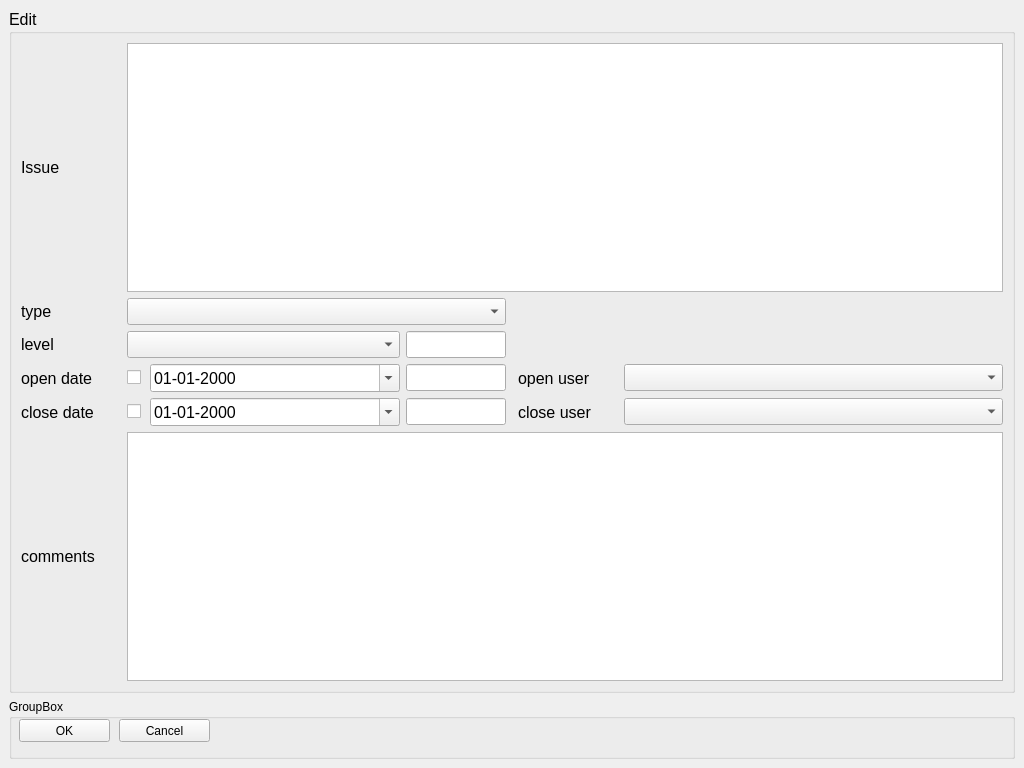
<?xml version="1.0" encoding="UTF-8"?>
<ui version="4.0">
 <class>trackedit</class>
 <widget class="QMainWindow" name="trackedit">
  <property name="geometry">
   <rect>
    <x>0</x>
    <y>0</y>
    <width>1024</width>
    <height>768</height>
   </rect>
  </property>
  <property name="windowTitle">
   <string>MainWindow</string>
  </property>
  <widget class="QWidget" name="centralwidget">
   <layout class="QGridLayout" name="gridLayout_5">
    <item row="0" column="0">
     <widget class="QGroupBox" name="groupBox_2">
      <property name="maximumSize">
       <size>
        <width>16777214</width>
        <height>16777215</height>
       </size>
      </property>
      <property name="font">
       <font>
        <pointsize>12</pointsize>
       </font>
      </property>
      <property name="title">
       <string>Edit</string>
      </property>
      <layout class="QGridLayout" name="gridLayout_4">
       <item row="3" column="0">
        <widget class="QLabel" name="label_4">
         <property name="minimumSize">
          <size>
           <width>100</width>
           <height>0</height>
          </size>
         </property>
         <property name="maximumSize">
          <size>
           <width>100</width>
           <height>16777215</height>
          </size>
         </property>
         <property name="font">
          <font>
           <pointsize>12</pointsize>
          </font>
         </property>
         <property name="text">
          <string>open date</string>
         </property>
        </widget>
       </item>
       <item row="3" column="3">
        <widget class="QLabel" name="label_5">
         <property name="minimumSize">
          <size>
           <width>100</width>
           <height>0</height>
          </size>
         </property>
         <property name="maximumSize">
          <size>
           <width>100</width>
           <height>16777215</height>
          </size>
         </property>
         <property name="font">
          <font>
           <pointsize>12</pointsize>
          </font>
         </property>
         <property name="text">
          <string>open user</string>
         </property>
        </widget>
       </item>
       <item row="2" column="0">
        <widget class="QLabel" name="label_3">
         <property name="minimumSize">
          <size>
           <width>100</width>
           <height>0</height>
          </size>
         </property>
         <property name="maximumSize">
          <size>
           <width>100</width>
           <height>16777215</height>
          </size>
         </property>
         <property name="font">
          <font>
           <pointsize>12</pointsize>
          </font>
         </property>
         <property name="text">
          <string>level</string>
         </property>
        </widget>
       </item>
       <item row="1" column="1">
        <widget class="QComboBox" name="cmbType">
         <property name="minimumSize">
          <size>
           <width>133</width>
           <height>0</height>
          </size>
         </property>
         <property name="font">
          <font>
           <pointsize>12</pointsize>
          </font>
         </property>
        </widget>
       </item>
       <item row="1" column="0">
        <widget class="QLabel" name="label_2">
         <property name="minimumSize">
          <size>
           <width>100</width>
           <height>0</height>
          </size>
         </property>
         <property name="maximumSize">
          <size>
           <width>100</width>
           <height>16777215</height>
          </size>
         </property>
         <property name="font">
          <font>
           <pointsize>12</pointsize>
          </font>
         </property>
         <property name="text">
          <string>type</string>
         </property>
        </widget>
       </item>
       <item row="4" column="3">
        <widget class="QLabel" name="label_7">
         <property name="minimumSize">
          <size>
           <width>100</width>
           <height>0</height>
          </size>
         </property>
         <property name="maximumSize">
          <size>
           <width>100</width>
           <height>16777215</height>
          </size>
         </property>
         <property name="font">
          <font>
           <pointsize>12</pointsize>
          </font>
         </property>
         <property name="text">
          <string>close user</string>
         </property>
        </widget>
       </item>
       <item row="4" column="4">
        <widget class="QComboBox" name="cmbCloseUser">
         <property name="minimumSize">
          <size>
           <width>133</width>
           <height>0</height>
          </size>
         </property>
         <property name="font">
          <font>
           <pointsize>12</pointsize>
          </font>
         </property>
        </widget>
       </item>
       <item row="4" column="0">
        <widget class="QLabel" name="label_6">
         <property name="minimumSize">
          <size>
           <width>100</width>
           <height>0</height>
          </size>
         </property>
         <property name="maximumSize">
          <size>
           <width>100</width>
           <height>16777215</height>
          </size>
         </property>
         <property name="font">
          <font>
           <pointsize>12</pointsize>
          </font>
         </property>
         <property name="text">
          <string>close date</string>
         </property>
        </widget>
       </item>
       <item row="3" column="4">
        <widget class="QComboBox" name="cmbOpenUser">
         <property name="minimumSize">
          <size>
           <width>133</width>
           <height>0</height>
          </size>
         </property>
         <property name="font">
          <font>
           <pointsize>12</pointsize>
          </font>
         </property>
        </widget>
       </item>
       <item row="0" column="1" colspan="4">
        <widget class="QTextEdit" name="txtIssue">
         <property name="font">
          <font>
           <pointsize>12</pointsize>
          </font>
         </property>
        </widget>
       </item>
       <item row="0" column="0">
        <widget class="QLabel" name="label_1">
         <property name="minimumSize">
          <size>
           <width>100</width>
           <height>0</height>
          </size>
         </property>
         <property name="maximumSize">
          <size>
           <width>100</width>
           <height>16777215</height>
          </size>
         </property>
         <property name="font">
          <font>
           <pointsize>12</pointsize>
          </font>
         </property>
         <property name="text">
          <string>Issue</string>
         </property>
        </widget>
       </item>
       <item row="5" column="0">
        <widget class="QLabel" name="label_8">
         <property name="minimumSize">
          <size>
           <width>100</width>
           <height>0</height>
          </size>
         </property>
         <property name="maximumSize">
          <size>
           <width>100</width>
           <height>16777215</height>
          </size>
         </property>
         <property name="font">
          <font>
           <pointsize>12</pointsize>
          </font>
         </property>
         <property name="text">
          <string>comments</string>
         </property>
        </widget>
       </item>
       <item row="5" column="1" colspan="4">
        <widget class="QTextEdit" name="txtComments">
         <property name="font">
          <font>
           <pointsize>12</pointsize>
          </font>
         </property>
        </widget>
       </item>
       <item row="2" column="1">
        <layout class="QGridLayout" name="gridLayout_3">
         <item row="0" column="0">
          <widget class="QComboBox" name="cmbLevel">
           <property name="minimumSize">
            <size>
             <width>133</width>
             <height>0</height>
            </size>
           </property>
           <property name="font">
            <font>
             <pointsize>12</pointsize>
            </font>
           </property>
          </widget>
         </item>
         <item row="0" column="1">
          <widget class="QLineEdit" name="txtLevel">
           <property name="maximumSize">
            <size>
             <width>100</width>
             <height>16777215</height>
            </size>
           </property>
          </widget>
         </item>
        </layout>
       </item>
       <item row="4" column="1">
        <layout class="QGridLayout" name="gridLayout_2">
         <item row="0" column="0" alignment="Qt::AlignLeft">
          <widget class="QCheckBox" name="chkCloseDate">
           <property name="maximumSize">
            <size>
             <width>25</width>
             <height>16777215</height>
            </size>
           </property>
           <property name="text">
            <string/>
           </property>
          </widget>
         </item>
         <item row="0" column="1">
          <widget class="QDateEdit" name="dateClose">
           <property name="enabled">
            <bool>true</bool>
           </property>
           <property name="minimumSize">
            <size>
             <width>250</width>
             <height>0</height>
            </size>
           </property>
           <property name="font">
            <font>
             <pointsize>12</pointsize>
            </font>
           </property>
           <property name="displayFormat">
            <string>dd-MM-yyyy</string>
           </property>
           <property name="calendarPopup">
            <bool>true</bool>
           </property>
          </widget>
         </item>
         <item row="0" column="2">
          <widget class="QLineEdit" name="txtCloseDate">
           <property name="maximumSize">
            <size>
             <width>100</width>
             <height>16777215</height>
            </size>
           </property>
          </widget>
         </item>
        </layout>
       </item>
       <item row="3" column="1">
        <layout class="QGridLayout" name="gridLayout">
         <item row="0" column="0" alignment="Qt::AlignLeft">
          <widget class="QCheckBox" name="chkOpenDate">
           <property name="sizePolicy">
            <sizepolicy hsizetype="Fixed" vsizetype="Fixed">
             <horstretch>0</horstretch>
             <verstretch>0</verstretch>
            </sizepolicy>
           </property>
           <property name="maximumSize">
            <size>
             <width>25</width>
             <height>16777215</height>
            </size>
           </property>
           <property name="layoutDirection">
            <enum>Qt::LeftToRight</enum>
           </property>
           <property name="text">
            <string/>
           </property>
          </widget>
         </item>
         <item row="0" column="2">
          <widget class="QLineEdit" name="txtOpenDate">
           <property name="maximumSize">
            <size>
             <width>100</width>
             <height>16777215</height>
            </size>
           </property>
          </widget>
         </item>
         <item row="0" column="1">
          <widget class="QDateEdit" name="dateOpen">
           <property name="minimumSize">
            <size>
             <width>250</width>
             <height>0</height>
            </size>
           </property>
           <property name="displayFormat">
            <string>dd-MM-yyyy</string>
           </property>
           <property name="calendarPopup">
            <bool>true</bool>
           </property>
          </widget>
         </item>
        </layout>
       </item>
       <item row="1" column="4">
        <spacer name="horizontalSpacer">
         <property name="orientation">
          <enum>Qt::Horizontal</enum>
         </property>
         <property name="sizeHint" stdset="0">
          <size>
           <width>40</width>
           <height>20</height>
          </size>
         </property>
        </spacer>
       </item>
      </layout>
     </widget>
    </item>
    <item row="1" column="0">
     <widget class="QGroupBox" name="groupBox">
      <property name="minimumSize">
       <size>
        <width>0</width>
        <height>60</height>
       </size>
      </property>
      <property name="title">
       <string>GroupBox</string>
      </property>
      <widget class="QPushButton" name="btnOk">
       <property name="geometry">
        <rect>
         <x>10</x>
         <y>20</y>
         <width>91</width>
         <height>23</height>
        </rect>
       </property>
       <property name="text">
        <string>OK</string>
       </property>
      </widget>
      <widget class="QPushButton" name="btnCancel">
       <property name="geometry">
        <rect>
         <x>110</x>
         <y>20</y>
         <width>91</width>
         <height>23</height>
        </rect>
       </property>
       <property name="text">
        <string>Cancel</string>
       </property>
      </widget>
     </widget>
    </item>
   </layout>
  </widget>
 </widget>
 <tabstops>
  <tabstop>txtIssue</tabstop>
  <tabstop>cmbType</tabstop>
  <tabstop>cmbLevel</tabstop>
  <tabstop>cmbOpenUser</tabstop>
  <tabstop>dateClose</tabstop>
  <tabstop>cmbCloseUser</tabstop>
  <tabstop>txtComments</tabstop>
 </tabstops>
 <resources/>
 <connections/>
</ui>
